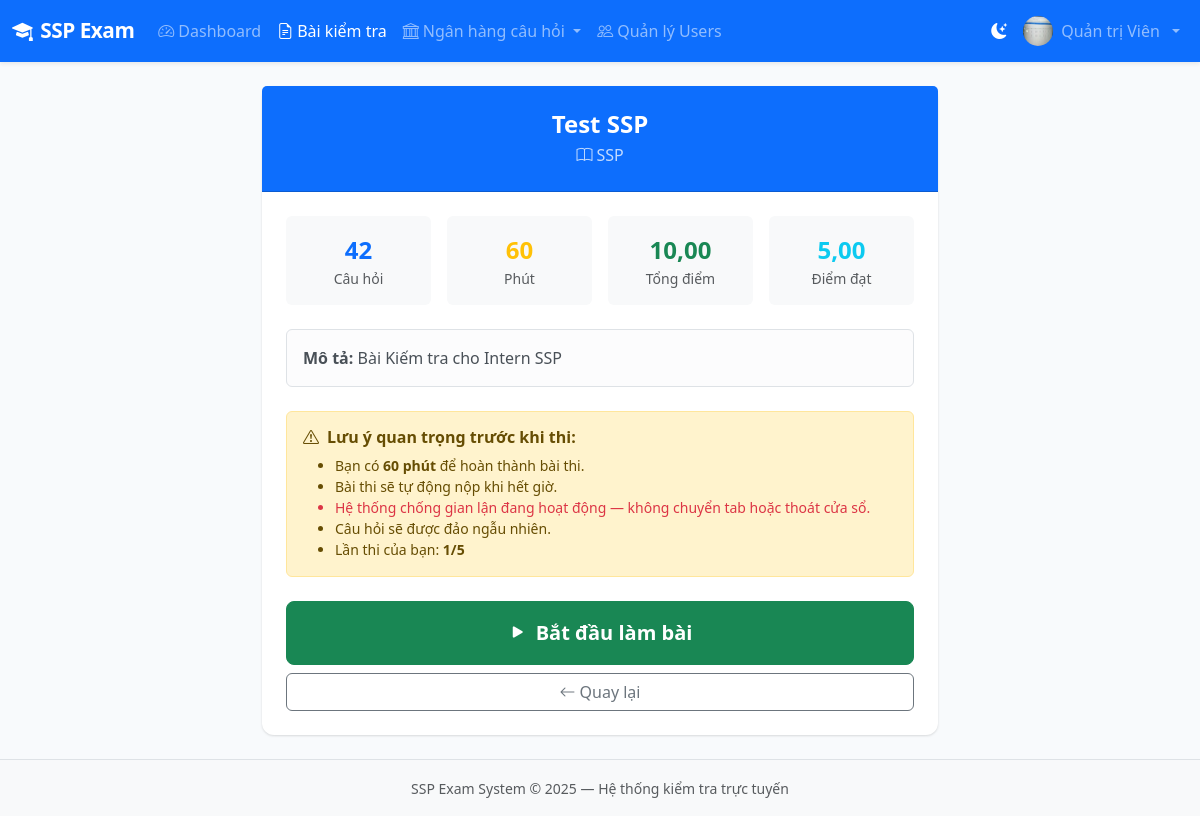
The page /results/exam/2/start/ (signed in) on the database its author committed.
### accounts/models.py (models this page shows, shortened)
class User(AbstractUser):
    ROLE_ADMIN = 'admin'
    ROLE_TEACHER = 'teacher'
    ROLE_STUDENT = 'student'
    ROLE_CHOICES = [
        (ROLE_ADMIN, 'Quản trị viên'),
        (ROLE_TEACHER, 'Quản lý đào tạo'),
        (ROLE_STUDENT, 'Nhân viên'),
    ]
    role = models.CharField(max_length=20, choices=ROLE_CHOICES, default=ROLE_STUDENT)
    phone = models.CharField(max_length=20, blank=True)
    avatar = models.ImageField(upload_to='avatars/', blank=True, null=True)
    student_id = models.CharField(max_length=50, blank=True, verbose_name='Mã nhân viên')
    class_name = models.CharField(max_length=100, blank=True, verbose_name='Phòng ban/Team')
    created_at = models.DateTimeField(auto_now_add=True)
    updated_at = models.DateTimeField(auto_now=True)
    class Meta:
        verbose_name = 'Người dùng'
        verbose_name_plural = 'Người dùng'
        ordering = ['-date_joined']
    @property
    def is_admin(self):
        return self.role == self.ROLE_ADMIN
    @property
    def can_create_exam(self):
        return self.role in (self.ROLE_ADMIN, self.ROLE_TEACHER)

### exams/models.py (models this page shows, shortened)
class Exam(models.Model):
    TYPE_SINGLE = 'single'
    TYPE_MULTIPLE = 'multiple'
    TYPE_TRUE_FALSE = 'true_false'
    TYPE_MIXED = 'mixed'
    TYPE_CHOICES = [
        (TYPE_SINGLE, 'Trắc nghiệm 1 đáp án'),
        (TYPE_MULTIPLE, 'Trắc nghiệm nhiều đáp án'),
        (TYPE_TRUE_FALSE, 'Đúng / Sai'),
        (TYPE_MIXED, 'Tổng hợp'),
    ]
    STATUS_DRAFT = 'draft'
    STATUS_SCHEDULED = 'scheduled'
    STATUS_ACTIVE = 'active'
    STATUS_PAUSED = 'paused'
    STATUS_ENDED = 'ended'
    STATUS_CHOICES = [
        (STATUS_DRAFT, 'Nháp'),
        (STATUS_SCHEDULED, 'Đã lên lịch'),
        (STATUS_ACTIVE, 'Đang diễn ra'),
        (STATUS_PAUSED, 'Tạm dừng'),
        (STATUS_ENDED, 'Đã kết thúc'),
    ]
    title = models.CharField(max_length=300, verbose_name='Tiêu đề bài kiểm tra')
    description = models.TextField(blank=True, verbose_name='Mô tả')
    subject = models.ForeignKey(Subject, on_delete=models.SET_NULL, null=True, related_name='exams')
    exam_type = models.CharField(max_length=20, choices=TYPE_CHOICES, default=TYPE_MIXED)
    status = models.CharField(max_length=20, choices=STATUS_CHOICES, default=STATUS_DRAFT)
    duration_minutes = models.PositiveIntegerField(default=60, verbose_name='Thời gian làm bài (phút)')
    total_points = models.DecimalField(max_digits=6, decimal_places=2, default=10.0, verbose_name='Tổng điểm')
    pass_score = models.DecimalField(max_digits=6, decimal_places=2, default=5.0, verbose_name='Điểm đạt')
    max_attempts = models.PositiveSmallIntegerField(default=1, verbose_name='Số lần thi tối đa')
    start_time = models.DateTimeField(null=True, blank=True, verbose_name='Thời gian bắt đầu')
    end_time = models.DateTimeField(null=True, blank=True, verbose_name='Thời gian kết thúc')
    shuffle_questions = models.BooleanField(default=True, verbose_name='Đảo thứ tự câu hỏi')
    shuffle_choices = models.BooleanField(default=True, verbose_name='Đảo thứ tự đáp án')
    show_result_immediately = models.BooleanField(default=True, verbose_name='Hiển thị kết quả ngay')
    show_correct_answers = models.BooleanField(default=False, verbose_name='Hiển thị đáp án đúng')
    prevent_cheating = models.BooleanField(default=True, verbose_name='Bật chống gian lận')
    allow_review = models.BooleanField(default=True, verbose_name='Cho phép xem lại')
    is_public = models.BooleanField(default=False, verbose_name='Bài thi công khai')
    created_by = models.ForeignKey(
        settings.AUTH_USER_MODEL, on_delete=models.CASCADE, related_name='exams_created'
    )
    created_at = models.DateTimeField(auto_now_add=True)
    updated_at = models.DateTimeField(auto_now=True)
    class Meta:
        verbose_name = 'Bài kiểm tra'
        verbose_name_plural = 'Bài kiểm tra'
        ordering = ['-created_at']
    @property
    def is_available(self):
        if self.status != self.STATUS_ACTIVE:
            return False
        now = timezone.now()
        if self.start_time and now < self.start_time:
            return False
        if self.end_time and now > self.end_time:
            return False
        return True
    @property
    def question_count(self):
        return self.exam_questions.count()

### questions/models.py (models this page shows, shortened)
class Subject(models.Model):
    name = models.CharField(max_length=200, verbose_name='Tên môn học')
    code = models.CharField(max_length=20, blank=True, verbose_name='Mã môn')
    description = models.TextField(blank=True)
    created_by = models.ForeignKey(settings.AUTH_USER_MODEL, on_delete=models.SET_NULL, null=True)
    created_at = models.DateTimeField(auto_now_add=True)
    class Meta:
        verbose_name = 'Môn học'
        verbose_name_plural = 'Môn học'
        ordering = ['name']

### results/views.py (the view, shortened to what this page needs)
# urls.py: path('exam/<int:exam_pk>/start/', views.start_exam_view, name='start_exam'),
@login_required
def start_exam_view(request, exam_pk):
    exam = get_object_or_404(Exam, pk=exam_pk)
    if not exam.is_available:
        messages.error(request, 'Bài kiểm tra hiện không khả dụng.')
        return redirect('available_exams')
    attempt_count = ExamSession.objects.filter(user=request.user, exam=exam).count()
    if attempt_count >= exam.max_attempts:
        messages.error(request, f'Bạn đã hết lượt thi ({exam.max_attempts} lần).')
        return redirect('available_exams')
    active_session = ExamSession.objects.filter(
        user=request.user, exam=exam, status=ExamSession.STATUS_IN_PROGRESS
    ).first()
    if active_session:
        if active_session.is_time_expired():
            _auto_submit(active_session)
        else:
            return redirect('take_exam', session_pk=active_session.pk)
    return render(request, 'results/start_exam.html', {'exam': exam, 'attempt_count': attempt_count})

### templates/results/start_exam.html (shortened to what this page needs)
{% extends 'base.html' %}
{% block content %}
<div class="row justify-content-center">
  <div class="col-lg-7">
    <div class="card">
      <div class="card-header bg-primary text-white py-4 text-center">
        <h4 class="mb-1 fw-bold">{{ exam.title }}</h4>
        {% if exam.subject %}<p class="mb-0 opacity-75"><i class="bi bi-book me-1"></i>{{ exam.subject.name }}</p>{% endif %}
      </div>
      <div class="card-body p-4">
        <div class="row g-3 text-center mb-4">
          <div class="col-3">
            <div class="bg-light rounded p-3">
              <div class="fw-bold text-primary fs-4">{{ exam.question_count }}</div>
              <div class="text-muted small">Câu hỏi</div>
            </div>
          </div>
          <div class="col-3">
            <div class="bg-light rounded p-3">
              <div class="fw-bold text-warning fs-4">{{ exam.duration_minutes }}</div>
              <div class="text-muted small">Phút</div>
            </div>
          </div>
          <div class="col-3">
            <div class="bg-light rounded p-3">
              <div class="fw-bold text-success fs-4">{{ exam.total_points }}</div>
              <div class="text-muted small">Tổng điểm</div>
            </div>
          </div>
          <div class="col-3">
            <div class="bg-light rounded p-3">
              <div class="fw-bold text-info fs-4">{{ exam.pass_score }}</div>
              <div class="text-muted small">Điểm đạt</div>
            </div>
          </div>
        </div>
        {% if exam.description %}
        <div class="alert alert-light border mb-4">
          <strong>Mô tả:</strong> {{ exam.description }}
        </div>
        {% endif %}
        <div class="alert alert-warning mb-4">
          <h6 class="fw-bold mb-2"><i class="bi bi-exclamation-triangle me-2"></i>Lưu ý quan trọng trước khi thi:</h6>
          <ul class="mb-0 small">
            <li>Bạn có <strong>{{ exam.duration_minutes }} phút</strong> để hoàn thành bài thi.</li>
            <li>Bài thi sẽ tự động nộp khi hết giờ.</li>
            {% if exam.prevent_cheating %}
            <li class="text-danger">Hệ thống chống gian lận đang hoạt động — không chuyển tab hoặc thoát cửa sổ.</li>
            {% endif %}
            {% if exam.shuffle_questions %}<li>Câu hỏi sẽ được đảo ngẫu nhiên.</li>{% endif %}
            <li>Lần thi của bạn: <strong>{{ attempt_count|add:1 }}/{{ exam.max_attempts }}</strong></li>
          </ul>
        </div>
        <form method="post">
          <button type="submit" class="btn btn-success btn-lg w-100 py-3 fw-bold">
            <i class="bi bi-play-fill me-2"></i>Bắt đầu làm bài
          </button>
        </form>
        <a href="{% url 'available_exams' %}" class="btn btn-outline-secondary w-100 mt-2">
          <i class="bi bi-arrow-left me-1"></i>Quay lại
        </a>
      </div>
    </div>
  </div>
</div>
{% endblock %}

### templates/base.html (shortened to what this page needs)
<!DOCTYPE html>
<html lang="vi">
<head>
    <link href="https://cdn.jsdelivr.net/npm/bootstrap@5.3.2/dist/css/bootstrap.min.css" rel="stylesheet">
    <link href="https://cdn.jsdelivr.net/npm/bootstrap-icons@1.11.3/font/bootstrap-icons.min.css" rel="stylesheet">
    <link href="{% load static %}{% static 'css/main.css' %}" rel="stylesheet">
</head>
<body>
{% load static %}
<nav class="navbar navbar-expand-lg navbar-dark bg-primary shadow-sm">
    <div class="container-fluid">
        <a class="navbar-brand fw-bold" href="{% url 'dashboard' %}">
            <i class="bi bi-mortarboard-fill me-2"></i>SSP Exam
        </a>
        <div class="collapse navbar-collapse" id="navMain">
            {% if user.is_authenticated %}
            <ul class="navbar-nav me-auto">
                <li class="nav-item">
                    <a class="nav-link {% if request.resolver_match.url_name == 'dashboard' %}active{% endif %}"
                       href="{% url 'dashboard' %}"><i class="bi bi-speedometer2 me-1"></i>Dashboard</a>
                </li>
                {% if user.can_create_exam %}
                <li class="nav-item">
                    <a class="nav-link {% if 'exam' in request.resolver_match.url_name %}active{% endif %}"
                       href="{% url 'exam_list' %}"><i class="bi bi-file-earmark-text me-1"></i>Bài kiểm tra</a>
                </li>
                <li class="nav-item dropdown">
                    <a class="nav-link dropdown-toggle" href="#" data-bs-toggle="dropdown">
                        <i class="bi bi-bank me-1"></i>Ngân hàng câu hỏi
                    </a>
                </li>
                {% endif %}
                {% if user.is_admin %}
                <li class="nav-item">
                    <a class="nav-link" href="{% url 'user_list' %}"><i class="bi bi-people me-1"></i>Quản lý Users</a>
                </li>
                {% endif %}
            </ul>
            <ul class="navbar-nav ms-auto align-items-center">
                <li class="nav-item">
                    <button class="nav-link" id="themeToggle" type="button" title="Chế độ sáng / tối">
                        <i class="bi bi-moon-stars-fill" id="themeIcon"></i>
                    </button>
                </li>
                <li class="nav-item dropdown">
                    <a class="nav-link dropdown-toggle d-flex align-items-center gap-2" href="#" data-bs-toggle="dropdown">
                        {% if user.avatar %}
                        <img src="{{ user.avatar.url }}" class="rounded-circle" width="30" height="30" alt="avatar">
                        {% else %}
                        <div class="avatar-circle-sm">{{ user.first_name|first|default:user.username|first|upper }}</div>
                        {% endif %}
                        <span class="d-none d-md-inline">{{ user.get_full_name|default:user.username }}</span>
                    </a>
                </li>
            </ul>
            {% endif %}
        </div>
    </div>
</nav>
<div class="container-fluid py-4">
    {% block content %}{% endblock %}
</div>
<footer class="footer mt-auto py-3 bg-light border-top">
    <div class="container text-center">
        <span class="text-muted small">SSP Exam System &copy; 2025 — Hệ thống kiểm tra trực tuyến</span>
    </div>
</footer>
</body>
</html>

### static/css/main.css (style rules this page uses)
:root { --primary: #2563eb; --primary-dark: #1d4ed8; --success: #16a34a; --danger: #dc2626; --warning: #d97706; --info: #0891b2; --sidebar-width: 260px; }
body { background-color: #f8fafc; font-family: 'Segoe UI', system-ui, -apple-system, sans-serif; min-height: 100vh; display: flex; flex-direction: column; }
.navbar-brand { font-size: 1.3rem; letter-spacing: -0.5px; }
.card { border: none; border-radius: 12px; box-shadow: 0 1px 3px rgba(0,0,0,.08), 0 1px 2px rgba(0,0,0,.06); transition: box-shadow .2s; }
#themeToggle { border: none; background: transparent; color: #fff; }

### rows shown on the page
User: avatar (picture), get_full_name "Quản trị Viên"
Exam: title "Test SSP", subject.name "SSP", question_count "42", duration_minutes "60", total_points "10,00", pass_score "5,00", description "Bài Kiếm tra cho Intern SSP", max_attempts "5"

### other values the page prints
{{ attempt_count|add:1 }} "1"
